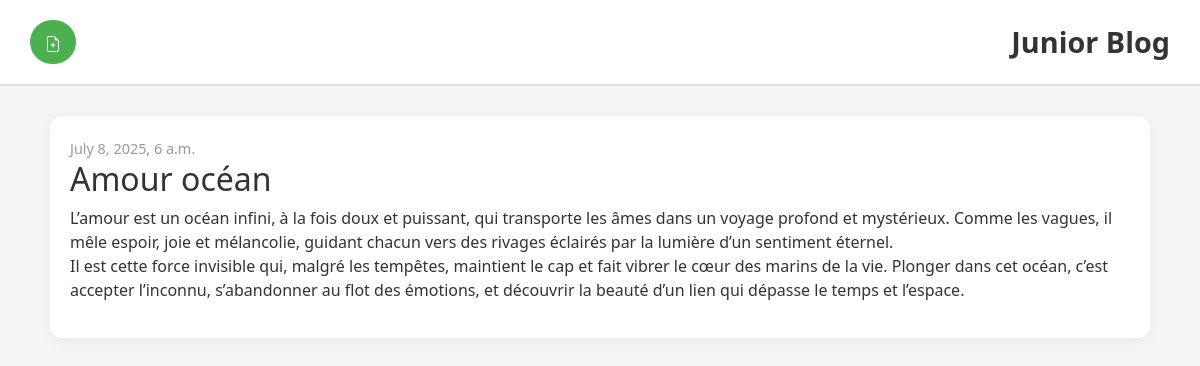
The app's page /post/1/ with its own data.
### blog/models.py (models this page shows, shortened)
class Post(models.Model):
    author = models.ForeignKey(settings.AUTH_USER_MODEL, on_delete=models.CASCADE)
    title = models.CharField(max_length=200)
    text = models.TextField()
    created_date = models.DateTimeField(default=timezone.now)
    published_date = models.DateTimeField(blank=True, null=True)

### blog/views.py (the view)
# urls.py: path('post/<int:pk>/', views.post_detail, name='post_detail'),
def post_detail(request, pk):
    post = get_object_or_404(Post, pk=pk)
    return render(request, 'blog/post_detail.html', {'post': post})

### blog/templates/blog/post_detail.html (shortened to what this page needs)
  {% extends 'blog/base.html' %}
{% load static %}
{% block content %}
    <article class="post">
        {% if post.published_date %}
            <time class="date">
                {{ post.published_date }}
            </time>
        {% endif %}
        <h2>{{ post.title }}</h2>
        <p>{{ post.text|linebreaksbr }}</p>
    </article>
{% endblock %}

### blog/static/css/blog.css (style rules this page uses)
body { font-family: 'Segoe UI', sans-serif; background: #f5f5f5; margin: 0; padding: 0; color: #333; }
.post { background: white; padding: 20px; margin-bottom: 20px; border-radius: 12px; box-shadow: 0 4px 15px rgba(0, 0, 0, 0.05); transition: box-shadow 0.3s ease; }
.date { font-size: 0.9rem; color: #999; margin-bottom: 10px; }

### records on screen
Post: published_date "July 8, 2025, 6 a.m.", title "Amour océan", text "L’amour est un océan infini, à la fois doux et puissant, qui transporte les âmes dans un voyage profond et mystérieux. Comme les vagues, il mêle espoir, joie et mélancolie, guidant chacun vers des rivages éclairés par la lumière d’un sentiment éternel. Il est cette force invisible qui, malgré les tempêtes, maintient le cap et fait vibrer le cœur des marins de la vie. Plonger dans cet océan, c’est accepter l’inconnu, s’abandonner au flot des émotions, et découvrir la beauté d’un lien qui dépasse le temps et l’espace."
